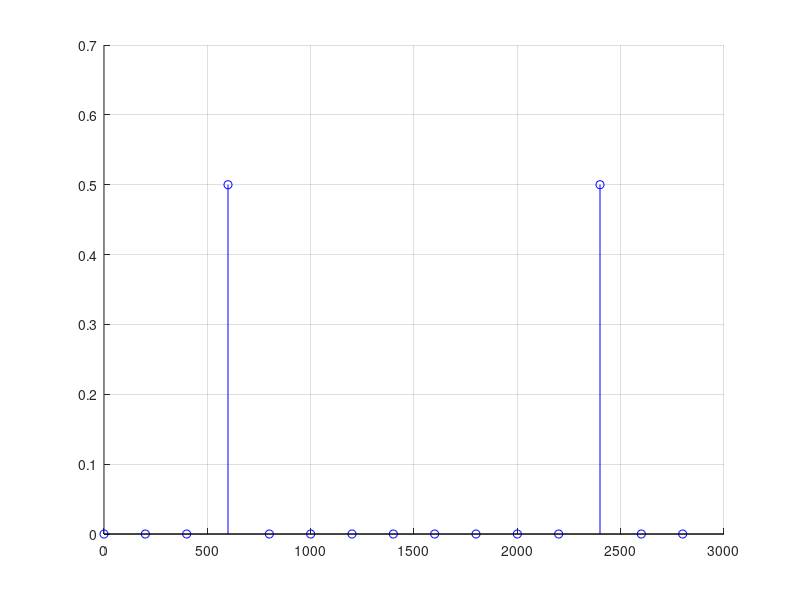

The MATLAB script that drew this image:
clc; clear; close all;
N = 15;
to = 0;
fs = 3000;
f0 = 600;

Ts = 1/fs;

t = 0:Ts:Ts*(N-1);
t_cont = 0:1e-6:t(end);
f = (0:1:N-1).*fs/N;

ft = sin(2*pi*f0*t);
ft_cont = sin(2*pi*f0*t_cont);

% figure(1)
% stem(t,ft); grid on; hold on;
% plot(t_cont, ft_cont); hold off;
E_t1 = sum(ft.*ft);


ff = fft(ft)/N;
% figure(2)
% stem(f,abs(ff)); grid on; hold on;
% stem(f, real(ff), 'r');
% E_f1 = sum(abs(ff).*abs(ff));
% 
% figure(3)
% stem(f,abs(ff)); grid on; hold on;
% stem(f, imag(ff), 'b');
% 
% figure(4)
% stem(f,abs(ff)); grid on; hold on;
% plot(f, abs(ff), 'b');



% ft_test = ifft(ff)*N;
% figure(3)
% stem(t,ft_test); hold on; grid on;
% plot(t_cont,ft_cont);


n = 0:N-1;
ft_shannon = zeros(size(t_cont));
for q = 1:length(ft)
    ft_shannon = ft_shannon + ft(q)*sinc(fs*(t_cont-n(q)*Ts-min(t_cont)));
end
% 
% figure(4)
% plot(t_cont,ft_shannon); grid on; hold on;
% plot(t_cont, ft_cont);

% 
f02 = 666;
ft2 = sin(2*pi*f02*t);
ft2_cont = sin(2*pi*f02*t_cont);
E_t2 = sum(ft.*ft);
E_f2 = sum(abs(ff).*abs(ff));

ff2 = fft(ft2)/N;
ff3 = [];
for n=1:2*length(ff2)
    if (mod(n, 2) == 0)
        ff3(n) = 0;
    else
        ff3(n) = ff2(ceil(n/2));
    end
end
figure(1)
grid on; hold on;
%plot(f,abs(ff3),'g'); 
stem(f,abs(ff),'b');
hold off;


% figure(2)
% grid on; hold on;
% stem(f,angle(ff2),'g'); 
% stem(f,phase(ff),'b');
% hold off;
% ff_error = abs(ff2 - ff);
% figure(2)
% stem(f,ff_error);






